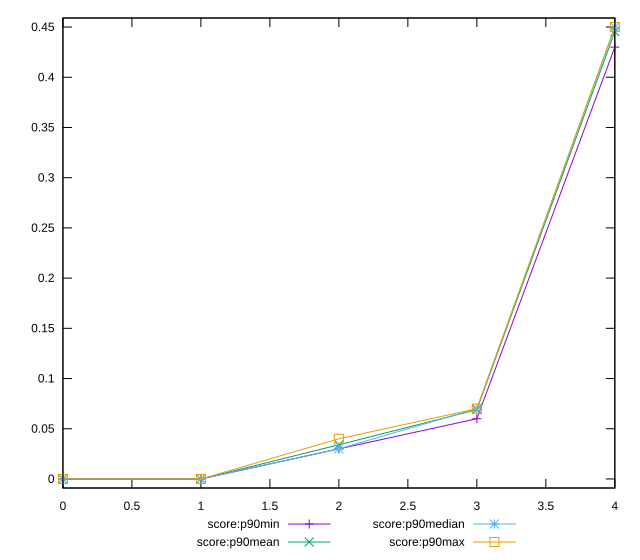

Reproduce this figure in gnuplot.
reset

$scoreP90Min <<EOF
0 0
1 0
2 0.03
3 0.06
4 0.43
EOF

$scoreP90Mean <<EOF
0 0
1 0
2 0.03404255319148934
3 0.06904255319148943
4 0.44542553191489376
EOF

$scoreP90Median <<EOF
0 0
1 0
2 0.03
3 0.07
4 0.45
EOF

$scoreP90Max <<EOF
0 0
1 0
2 0.04
3 0.07
4 0.45
EOF

set key outside below
set xrange [0:4]
set yrange [-0.009000000000000001:0.459]
set trange [-0.009000000000000001:0.459]
set terminal svg size 640, 560 enhanced background rgb 'white'
set output "report_00023_2021-02-20T12:14:57.249Z/largest-contentful-paint/progression/score.svg"

plot $scoreP90Min title "score:p90min" with linespoints, \
     $scoreP90Mean title "score:p90mean" with linespoints, \
     $scoreP90Median title "score:p90median" with linespoints, \
     $scoreP90Max title "score:p90max" with linespoints

reset
